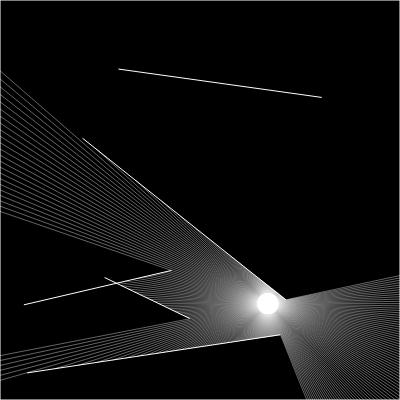
Frame 1 (no input)
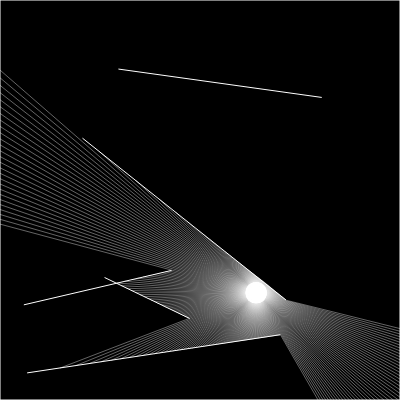
Frame 60 (no input)
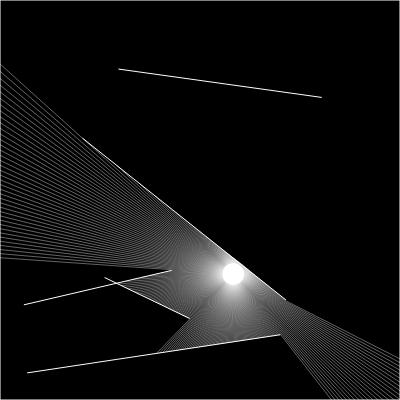
Frame 120 (the mouse pressed at the canvas centre since frame 60)

The p5.js sketch that drew these frames (run headless with seeded random() and noise() and a simulated clock; from frame 60 on, the mouse is pressed at the canvas centre):

// p5.js sketch
// ── sketch.js
// Daniel Shiffman
// https://thecodingtrain.com/CodingChallenges/145-2d-ray-casting.html
// https://youtu.be/TOEi6T2mtHo

// 2D Ray Casting
// https://editor.p5js.org/codingtrain/sketches/Nqsq3DFv-

let walls = [];
let ray;
let particle;
let xoff = 0;
let yoff = 10000;

function setup() {
  createCanvas(400, 400);
  for (let i = 0; i < 5; i++) {
    let x1 = random(width);
    let x2 = random(width);
    let y1 = random(height);
    let y2 = random(height);
    walls[i] = new Boundary(x1, y1, x2, y2);
  }
  walls.push(new Boundary(0, 0, width, 0));
  walls.push(new Boundary(width, 0, width, height));
  walls.push(new Boundary(width, height, 0, height));
  walls.push(new Boundary(0, height, 0, 0));
  particle = new Particle();
}

function draw() {
  background(0);
  for (let wall of walls) {
    wall.show();
  }
  particle.update(noise(xoff) * width, noise(yoff) * height);
  particle.show();
  particle.look(walls);

  xoff += 0.001;
  yoff += 0.001;
}

// ── boundary.js
// Daniel Shiffman
// https://thecodingtrain.com/CodingChallenges/145-2d-ray-casting.html
// https://youtu.be/TOEi6T2mtHo

// 2D Ray Casting
// https://editor.p5js.org/codingtrain/sketches/Nqsq3DFv-

class Boundary {
  constructor(x1, y1, x2, y2) {
    this.a = createVector(x1, y1);
    this.b = createVector(x2, y2);
  }

  show() {
    stroke(255);
    line(this.a.x, this.a.y, this.b.x, this.b.y);
  }
}

// ── particle.js
// Daniel Shiffman
// https://thecodingtrain.com/CodingChallenges/145-2d-ray-casting.html
// https://youtu.be/TOEi6T2mtHo

// 2D Ray Casting
// https://editor.p5js.org/codingtrain/sketches/Nqsq3DFv-

class Particle {
  constructor() {
    this.pos = createVector(width / 2, height / 2);
    this.rays = [];
    for (let a = 0; a < 360; a += 1) {
      this.rays.push(new Ray(this.pos, radians(a)));
    }
  }

  update(x, y) {
    this.pos.set(x, y);
  }

  look(walls) {
    for (let i = 0; i < this.rays.length; i++) {
      const ray = this.rays[i];
      let closest = null;
      let record = Infinity;
      for (let wall of walls) {
        const pt = ray.cast(wall);
        if (pt) {
          const d = p5.Vector.dist(this.pos, pt);
          if (d < record) {
            record = d;
            closest = pt;
          }
        }
      }
      if (closest) {
        // colorMode(HSB);
        // stroke((i + frameCount * 2) % 360, 255, 255, 50);
        stroke(255, 100);
        line(this.pos.x, this.pos.y, closest.x, closest.y);
      }
    }
  }

  show() {
    fill(255);
    ellipse(this.pos.x, this.pos.y, 4);
    for (let ray of this.rays) {
      ray.show();
    }
  }
}

// ── ray.js
// Daniel Shiffman
// https://thecodingtrain.com/CodingChallenges/145-2d-ray-casting.html
// https://youtu.be/TOEi6T2mtHo

// 2D Ray Casting
// https://editor.p5js.org/codingtrain/sketches/Nqsq3DFv-

class Ray {
  constructor(pos, angle) {
    this.pos = pos;
    this.dir = p5.Vector.fromAngle(angle);
  }

  lookAt(x, y) {
    this.dir.x = x - this.pos.x;
    this.dir.y = y - this.pos.y;
    this.dir.normalize();
  }

  show() {
    stroke(255);
    push();
    translate(this.pos.x, this.pos.y);
    line(0, 0, this.dir.x * 10, this.dir.y * 10);
    pop();
  }

  cast(wall) {
    const x1 = wall.a.x;
    const y1 = wall.a.y;
    const x2 = wall.b.x;
    const y2 = wall.b.y;

    const x3 = this.pos.x;
    const y3 = this.pos.y;
    const x4 = this.pos.x + this.dir.x;
    const y4 = this.pos.y + this.dir.y;

    const den = (x1 - x2) * (y3 - y4) - (y1 - y2) * (x3 - x4);
    if (den == 0) {
      return;
    }

    const t = ((x1 - x3) * (y3 - y4) - (y1 - y3) * (x3 - x4)) / den;
    const u = -((x1 - x2) * (y1 - y3) - (y1 - y2) * (x1 - x3)) / den;
    if (t > 0 && t < 1 && u > 0) {
      const pt = createVector();
      pt.x = x1 + t * (x2 - x1);
      pt.y = y1 + t * (y2 - y1);
      return pt;
    } else {
      return;
    }
  }
}
